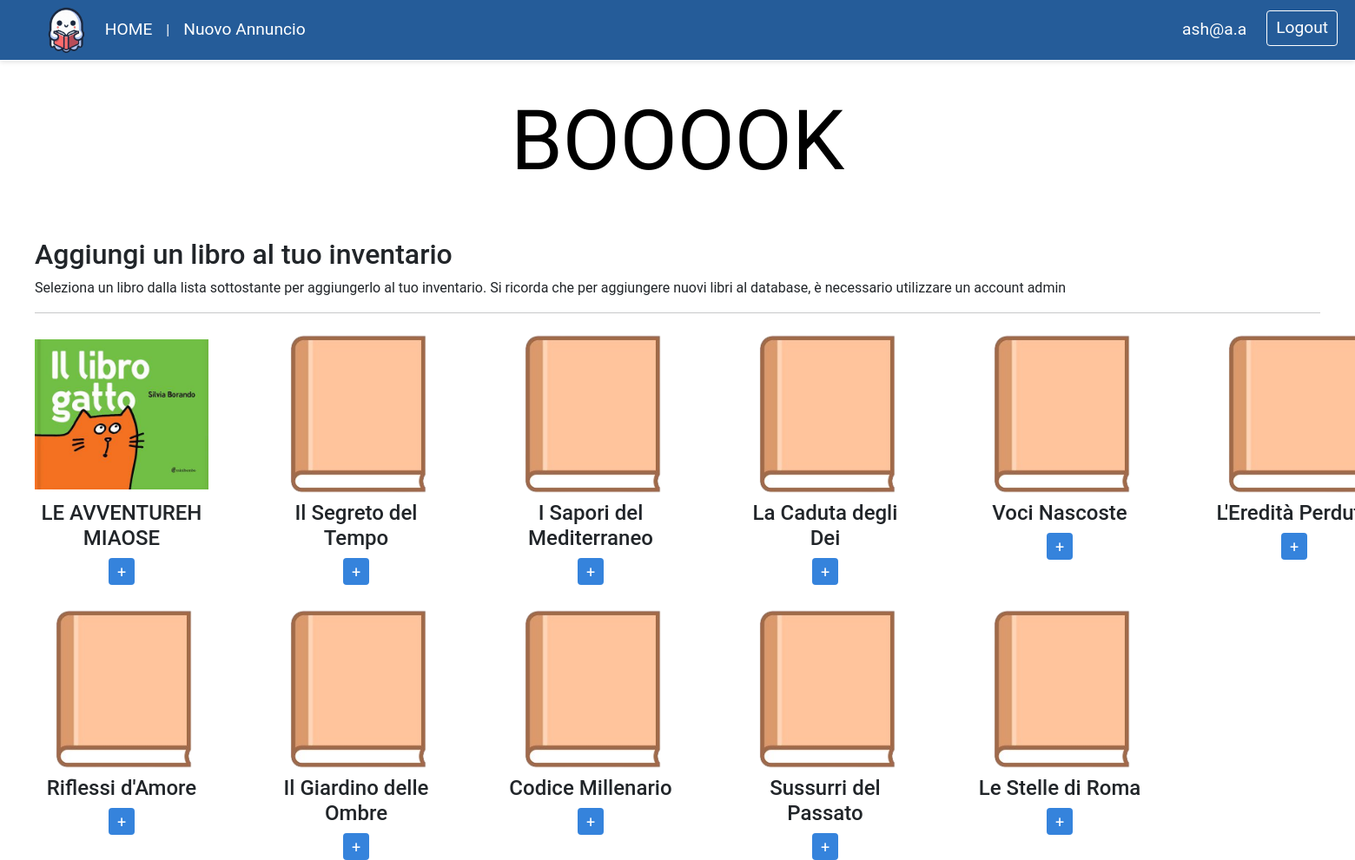
Screenshot of /addBook.php (signed in) with the database file from the repository.
### tables this page shows
CREATE TABLE `info_libri` (
  `id_info_libro` int(11) NOT NULL,
  `titolo` varchar(50) NOT NULL,
  `autore` varchar(50) NOT NULL,
  `genere` varchar(50) NOT NULL,
  `descrizione` varchar(1024) NOT NULL,
  `src` varchar(100) NOT NULL DEFAULT 'generic.png',
  `rating` double DEFAULT NULL,
  `casa_editrice` varchar(50) NOT NULL
);

### addBook.php (the view, shortened to what this page needs)
<!doctype html>
<html>
<link href="https://cdn.jsdelivr.net/npm/bootstrap@5.0.2/dist/css/bootstrap.min.css" rel="stylesheet">
<link rel="stylesheet" href="stylesheet/addBook.css">
<link href="stylesheet/nav.css" rel="stylesheet" type="text/css">
</head>
<?php include 'navbar.php' ?>
<?php
$servername = "localhost";
$username = "root";
$pw = "";
$dbname = "booook";
$conn = new mysqli($servername, $username, $pw, $dbname);
$sql = "SELECT * FROM info_libri";
$result=$conn->query($sql);
echo "<p id='title'>BOOOOK</p>";
echo "<h2>Aggiungi un libro al tuo inventario</h2>";
echo "<p>Seleziona un libro dalla lista sottostante per aggiungerlo al tuo inventario. Si ricorda che per aggiungere nuovi libri al database, è necessario utilizzare un account admin</p>";
echo "<hr></hr>";
if($result->num_rows >0)
{
    echo "<div class='wrp2'>";
    while($row= $result->fetch_assoc())
    {
        echo "<div class='info-libro'>";
        echo "<a href='pagina_libro.php?id_libro=".$row["id_info_libro"]."'><img class='book-img' src='images/book_covers/" . $row['src'] . "' ></a>";
        echo "<h4>".$row['titolo']."</h4>";
        echo "<form action='addBookCheck.php' method= 'post'>
        <input type ='hidden' name='id_libro' value=".$row["id_info_libro"].">
        <input type='submit' value='+'>
        </form>";
        echo "</div>";
    }
    echo "</div>";
}
else{
    echo "the archive is empty";
}
?>

### stylesheet/addBook.css (style rules this page uses)
#title { margin: auto; text-align: center; color: #000000; font-family: "Rubik Doodle Shadow", system-ui; font-weight: 400; font-style: normal; font-size: 6em; margin-top: 20px; margin-bottom: 40px; }
.wrp2 { text-align: center; display: grid; grid-template-columns: repeat(6, 1fr); gap: 20px; }
.info-libro { padding-right: 50px; }
.book-img { width: 200px; height: 200px; object-fit: contain; }
input[type="submit"] { padding: 2px 10px; background-color: #3583dc; border: none; border-radius: 4px; color: #ffffff; font-size: 18px; cursor: pointer; transition: 0.15s; }

### rows the page displays
info_libri: src (picture), titolo "LE AVVENTUREH MIAOSE"
info_libri: src (picture), titolo "Il Segreto del Tempo"
info_libri: src (picture), titolo "I Sapori del Mediterraneo"
info_libri: src (picture), titolo "La Caduta degli Dei"
info_libri: src (picture), titolo "Voci Nascoste"
info_libri: src (picture), titolo "L'Eredità…"
info_libri: src (picture), titolo "Riflessi d'Amore"
info_libri: src (picture), titolo "Il Giardino delle Ombre"
info_libri: src (picture), titolo "Codice Millenario"
info_libri: src (picture), titolo "Sussurri del Passato"
info_libri: src (picture), titolo "Le Stelle di Roma"

### other values shown
$email "ash@a.a"
